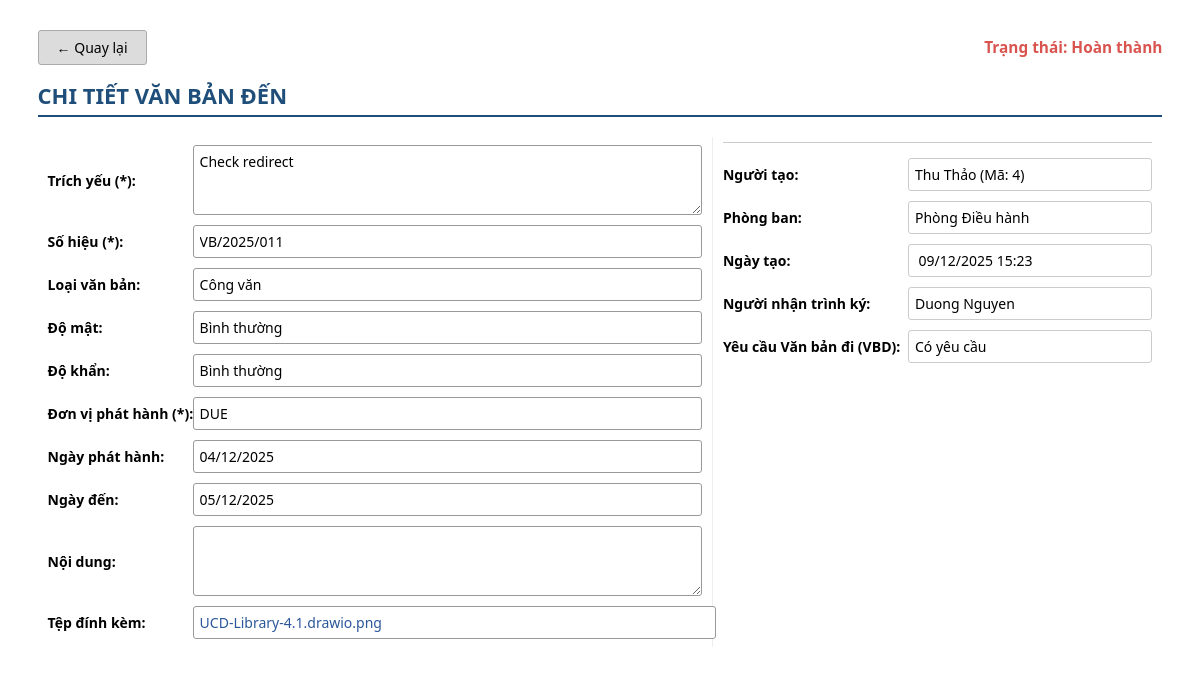
The app's page /vanbanden/11/ (signed in), older data.
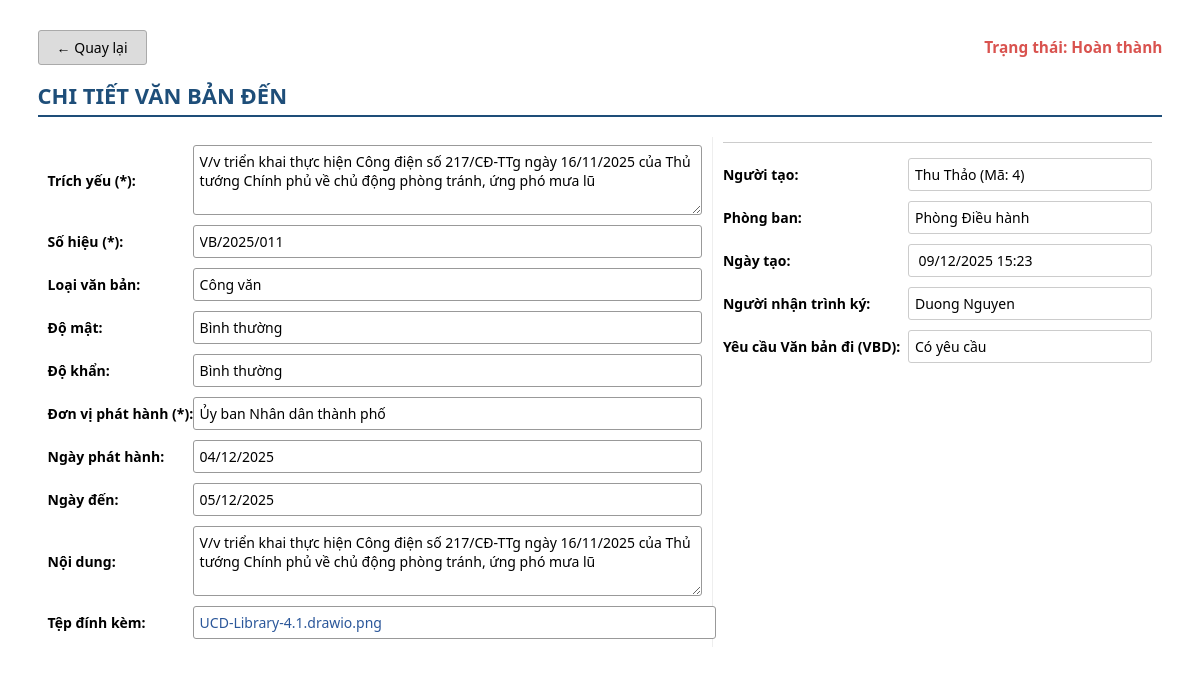
The same page, newer data.
### QLVB/models.py (models this page shows, shortened)
class VanBanDen(models.Model):
    SoHieu = models.CharField("Số hiệu", max_length=100)
    TrichYeu = models.CharField("Trích yếu", max_length=250)
    LoaiVBDen = models.CharField("Loại văn bản", max_length=100)
    DonViPhatHanh = models.CharField("Đơn vị phát hành", max_length=250)
    NgayBanHanh = models.DateTimeField("Ngày ban hành", null=True, blank=True)
    NgayDen = models.DateTimeField("Ngày đến", null=True, blank=True)
    NoiDung = models.CharField("Nội dung tóm tắt", max_length=500, null=True, blank=True)
    DoKhan = models.CharField(max_length=20, choices=DOKHAN_CHOICES, default='BINH THUONG')
    DoMat = models.CharField(max_length=20, choices=DOMAT_CHOICES, default='BINH THUONG')
    TrangThai = models.CharField("Trạng thái", max_length=50, null=True, blank=True, default='Chờ xét duyệt')
    FileDinhKem = models.FileField(upload_to='vanbanden/', blank=True, null=True)
    MaNhanVien = models.ForeignKey(settings.AUTH_USER_MODEL, on_delete=models.CASCADE,verbose_name="Người tiếp nhận")
    MaPhongBan = models.ForeignKey(PhongBan, on_delete=models.CASCADE,verbose_name="Phòng ban")
    NgayTao = models.DateTimeField(auto_now_add=True)
    YeuCauVBDi = models.IntegerField(choices=[(0, 'Không yêu cầu'), (1, 'Có yêu cầu')], default=0)
    NguoiNhanTrinhKy = models.ForeignKey(
        settings.AUTH_USER_MODEL,
        on_delete=models.CASCADE,
        null=True,
        blank=True,
        related_name='vanbanden_trinhky',
        verbose_name='Người Nhận Trình Ký'
    )
    class Meta:
        verbose_name = "Văn bản đến"
        verbose_name_plural = "Văn bản đến"
        permissions = [
            ("tao_vanbanden", "Tạo văn bản đến"),
            ("sua_vanbanden", "Sửa văn bản đến"),
            ("xemchitiet_vanbanden", "Xem chi tiết văn bản đến"),
            ("xemdanhsach_vanbanden", "Xem danh sách văn bản đến"),
            ("phancong_vanbanden", "Phân công nhân viên (văn bản đến)"),
            ("xetduyet_vanbanden", "Xét duyệt văn bản đến"),
            ("capnhat_trangthai_cv_vbden", "Cập nhật trạng thái công việc"),
            ("xem_nhatky_vanbanden", "Xem nhật ký hoạt động văn bản đến"),
        ]

class PhongBan(models.Model):
    TenPhongBan = models.CharField(max_length=100, unique=True)
    Email = models.EmailField(unique=True)
    class Meta:
        verbose_name = "Phòng ban"
        verbose_name_plural = "Phòng ban"

### accounts/models.py (models this page shows, shortened)
class User(AbstractUser):
    ho_ten = models.CharField("Họ tên", max_length=100, blank=True, null=True)
    sdt = models.CharField("Số điện thoại", max_length=15, blank=True, null=True)
    email = models.EmailField("Email", unique=True, blank=True, default='')
    VAITRO_CHOICES = [
        ('NV', 'Nhân Viên'), ('QL', 'Quản Lý'),
        ('VT', 'Văn Thư'), ('TP', 'Trưởng Phòng'),
    ]
    vai_tro = models.CharField("Vai trò", max_length=2, choices=VAITRO_CHOICES, blank=True, null=True)
    ma_phong_ban = models.ForeignKey(
        'QLVB.PhongBan',  # ← Đổi thành chuỗi 'app_label.ModelName'
        on_delete=models.SET_NULL,
        null=True,
        blank=True,
        related_name='nhan_viens',
        verbose_name="Phòng ban"
    )
    class Meta:
        verbose_name = "Nhân viên"
        verbose_name_plural = "Nhân viên"  # đã bỏ dấu chấm thừa

### QLVB/views.py (the view)
# urls.py: path('vanbanden/<int:vb_id>/', views.chi_tiet_vb_den, name='chi_tiet_vb_den'),
@login_required
@permission_required('QLVB.xemchitiet_vanbanden', raise_exception=True)
def chi_tiet_vb_den(request, vb_id):
    vb = get_object_or_404(VanBanDen, id=vb_id)
    user = request.user
    if not user.is_authenticated:
        return HttpResponseForbidden("Bạn không có quyền truy cập.")
    vai_tro = (getattr(user, "vai_tro", "") or "").strip().upper()
    trang_thai_raw = getattr(vb, "TrangThai", "") or ""
    trang_thai = trang_thai_raw.strip()
    try:
        trang_thai_display = vb.get_TrangThai_display()
    except Exception:
        trang_thai_display = trang_thai_raw
    if trang_thai == "Chờ xét duyệt" or trang_thai_display == "Chờ xét duyệt":
        if vai_tro == "VT":
            pass
        if vai_tro == "QL":
            return redirect("xet_duyet_vb_den", vb_id=vb.id)
    elif trang_thai == "Chờ xác nhận" or trang_thai_display == "Chờ xác nhận":
        if vai_tro == "NV":
            return redirect("xac_nhan_phan_cong_vbden", vb_id=vb.id)
    elif trang_thai == "Đang xử lý" or trang_thai_display == "Đang xử lý":
        if vai_tro == "NV":
            return redirect("bao_cao_vbden", vb_id=vb.id)
    is_editable = False
    if getattr(user, "id", None) == getattr(vb.MaNhanVien, "id", None) and (trang_thai != "Hoàn thành" and trang_thai_display != "Hoàn thành"):
        is_editable = True
    context = {
        "vb": vb,
        "is_editable": is_editable,
    }
    return render(request, "vanbanden/chi_tiet_vb_den.html", context)

### QLVB/views.py (called while the page is built)
def global_notifications(request):
    now = timezone.now()
    start_of_week = now - timedelta(days=now.weekday())
    today_notifications = ThongBao.objects.filter(NgayTao__date=now.date())
    week_notifications = ThongBao.objects.filter(NgayTao__gte=start_of_week, NgayTao__lt=now.date())
    old_notifications = ThongBao.objects.filter(NgayTao__lt=start_of_week)
    notification_count = ThongBao.objects.count()
    return {
        'today_notifications': today_notifications,
        'week_notifications': week_notifications,
        'old_notifications': old_notifications,
        'notification_count': notification_count
    }

### QLVB/templates/vanbanden/chi_tiet_vb_den.html (shortened to what this page needs)
{% block content %}
<div class="container">
    <div class="header-buttons">
        <div>
            <a class="btn-gray" href="{% url 'danh_sach_van_ban_den' %}">
                ← Quay lại
            </a>
        </div>
        <div style="font-size: 1.1em; font-weight: bold; color: #d9534f;">
            Trạng thái: {{ vb.TrangThai }}
        </div>
    </div>
    <div class="title d-flex justify-content-between align-items-center">
        <span>CHI TIẾT VĂN BẢN ĐẾN</span>
    </div>
    <table>
        <tr style="vertical-align: top;">
            <td style="width: 60%;">
                <div class="left-column-fields">
                    <label>Trích yếu (*):</label>
                    <textarea readonly>{{ vb.TrichYeu }}</textarea>
                    <label>Số hiệu (*):</label>
                    <input type="text" readonly value="{{ vb.SoHieu }}">
                    <label>Loại văn bản:</label>
                    <input type="text" readonly value="{{ vb.LoaiVBDen }}">
                    <label>Độ mật:</label>
                    <input type="text" readonly value="{{ vb.get_DoMat_display }}">
                    <label>Độ khẩn:</label>
                    <input type="text" readonly value="{{ vb.get_DoKhan_display }}">
                    <label>Đơn vị phát hành (*):</label>
                    <input type="text" readonly value="{{ vb.DonViPhatHanh }}">
                    <label>Ngày phát hành:</label>
                    <input type="text" readonly value="{{ vb.NgayBanHanh|date:'d/m/Y' }}">
                    <label>Ngày đến:</label>
                    <input type="text" readonly value="{{ vb.NgayDen|date:'d/m/Y' }}">
                    <label>Nội dung:</label>
                    <textarea readonly>{{ vb.NoiDung }}</textarea>
                    <label>Tệp đính kèm:</label>
                    <div> {% if vb.FileDinhKem %}
                        <div class="file-display-box">
                            <a href="{{ vb.FileDinhKem.url }}" target="_blank">
                                {{ vb.FileDinhKem.name|cut:"documents/"|cut:"vanbanden/" }}
                            </a>
                        </div>
                        {% else %}
                        <input type="text" readonly value="Không có tệp đính kèm">
                        {% endif %}
                    </div>
                </div>
            </td>
            <td style="width: 45%; border-left: 1px solid #eee;" class="right-column-wrapper">
                <div class="right-column-fields">
                    <span class="field-label"
                          style="grid-column: 1 / span 2; border-bottom: 1px solid #ccc; padding-bottom: 5px; margin-bottom: 5px;"></span>
                    <label>Người tạo:</label>
                    <input type="text" readonly
                           value="{% with creator=vb.MaNhanVien %}{{ creator.ho_ten|default:creator.username }} (Mã: {{ creator.id }}){% endwith %}">
                    <label>Phòng ban:</label>
                    <input type="text" readonly value="{{ vb.MaPhongBan.TenPhongBan }}">
                    <label>Ngày tạo:</label>
                    <input type="text" readonly value="{{ vb.NgayTao|date:" d/m/Y H:i" }}">
                    {% if vb.NguoiNhanTrinhKy %}
                    <label>Người nhận trình ký:</label>
                    <input type="text" readonly value="{{ vb.NguoiNhanTrinhKy.ho_ten }}">
                    {% else %}
                    <label>Người nhận trình ký:</label>
                    <input type="text" readonly value="None">
                    {% endif %}
                    <label>Yêu cầu Văn bản đi (VBD):</label>
                    <input type="text" readonly value="{{ vb.get_YeuCauVBDi_display }}">
                </div>
            </td>
        </tr>
    </table>
</div>
{% endblock %}

Row changes from the older to the newer data that the page shows:
changed VanBanDen "Hoàn thành": TrichYeu "Check redirect" → "V/v triển khai thực hiện Công điện số 217/CĐ-TTg ngày 16/11/2025 của Thủ tướng Chính phủ về chủ động phòng tránh, ứng phó mưa lũ"; DonViPhatHanh "DUE" → "Ủy ban Nhân dân thành phố"; NoiDung (not shown) → "V/v triển khai thực hiện Công điện số 217/CĐ-TTg ngày 16/11/2025 của Thủ tướng Chính phủ về chủ động phòng tránh, ứng phó mưa lũ"
